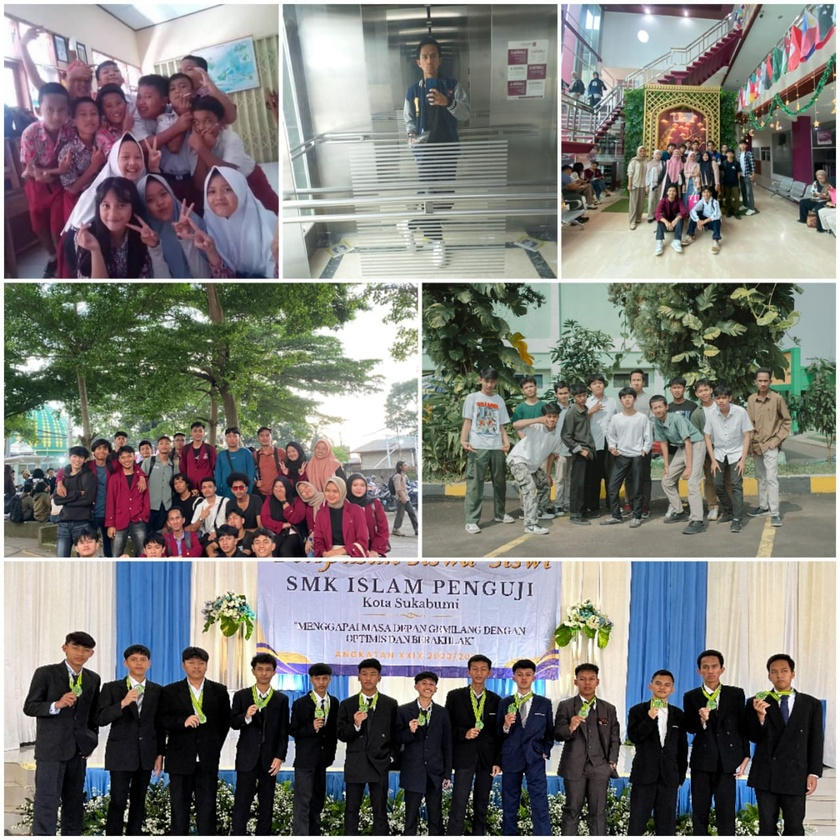
#> input picture petemuan 6/Foto.jpg, 840 x 840 px, shrunk from 1280 x 1280 before the run
$ python flip.py
#> lines starting #> are read from the running program, lines starting #| are printed output that depends on the picture
import cv2
import matplotlib.pyplot as plt

# Membaca gambar
img = cv2.imread("Foto.jpg")
#> img is the input picture: shape (840, 840, 3); mean B, G, R 121, 124.4, 124.7

# Periksa apakah gambar berhasil dimuat
if img is None:
    print("Error: Gambar 'Foto.jpg' tidak ditemukan atau gagal dimuat.")
else:
    img = cv2.cvtColor(img, cv2.COLOR_BGR2RGB)

    # 1. Horizontal Flip (flipCode = 1)
    # Mencerminkan gambar secara horizontal (sumbu Y)
    horizontal_flip = cv2.flip(img, 1)
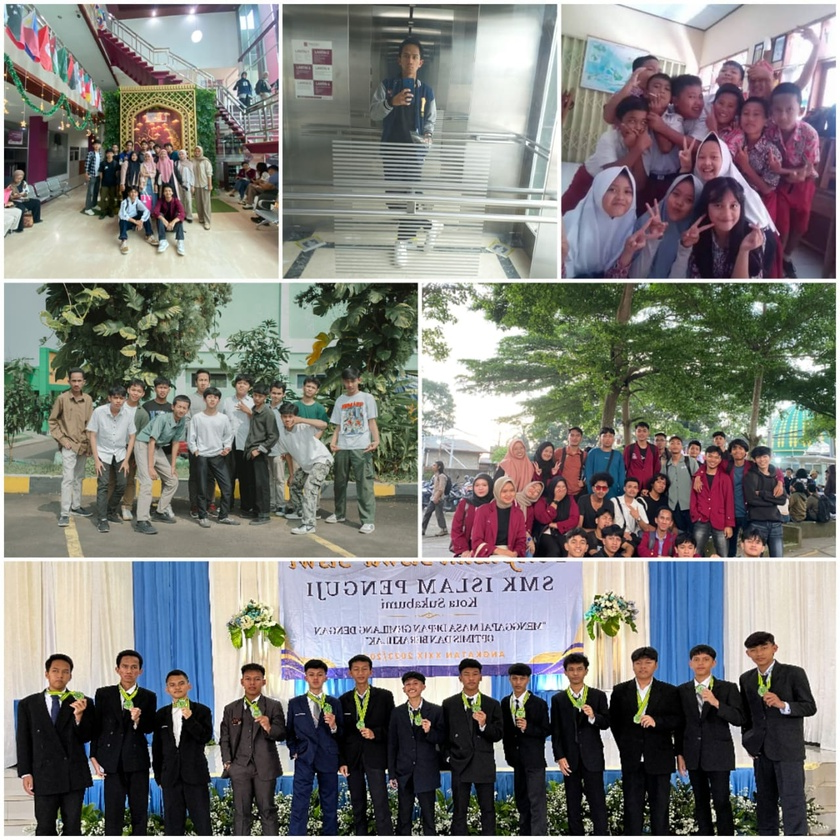
#> horizontal_flip: shape (840, 840, 3); mean R, G, B 124.7, 124.4, 121

    # 2. Vertical Flip (flipCode = 0)
    # Mencerminkan gambar secara vertikal (sumbu X)
    vertical_flip = cv2.flip(img, 0)
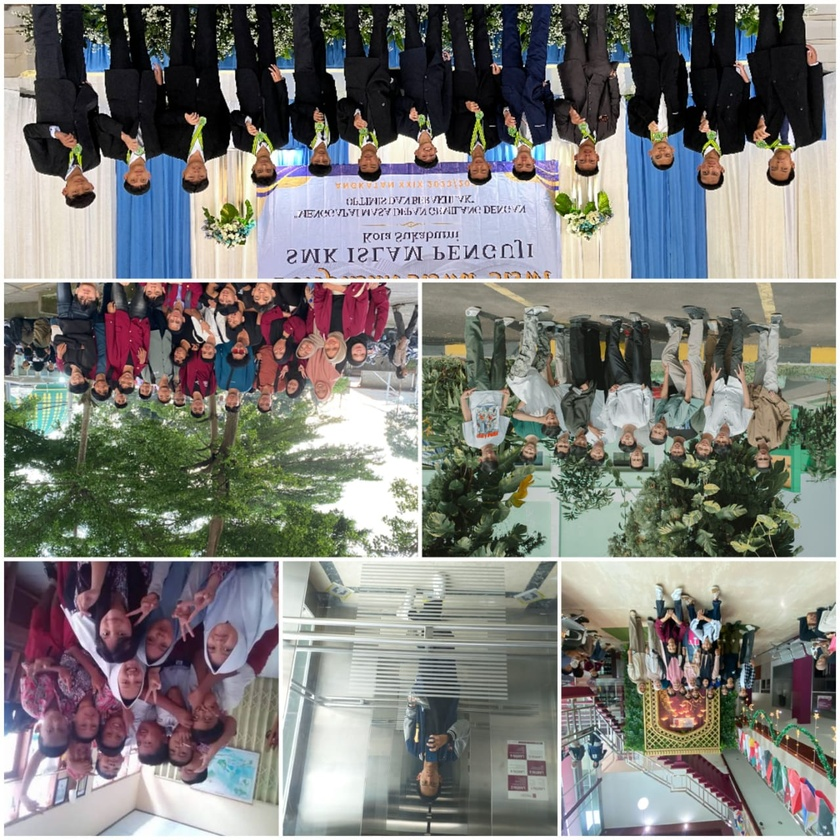
#> vertical_flip: shape (840, 840, 3); mean R, G, B 124.7, 124.4, 121

    # Menampilkan informasi ukuran di console
    print("Ukuran gambar asli:", img.shape)
#| Ukuran gambar asli: (840, 840, 3)

    # Menampilkan gambar perbandingan (1 baris, 3 kolom)
    plt.figure(figsize=(15, 5))

    # Gambar Asli
    plt.subplot(1, 3, 1)
    plt.imshow(img)
    plt.title("Gambar Asli")
    plt.axis("off")

    # Gambar Horizontal Flip
    plt.subplot(1, 3, 2)
    plt.imshow(horizontal_flip)
    plt.title("Horizontal Flip (flipCode = 1)")
    plt.axis("off")

    # Gambar Vertical Flip
    plt.subplot(1, 3, 3)
    plt.imshow(vertical_flip)
    plt.title("Vertical Flip (flipCode = 0)")
    plt.axis("off")

    plt.tight_layout()
    plt.show()
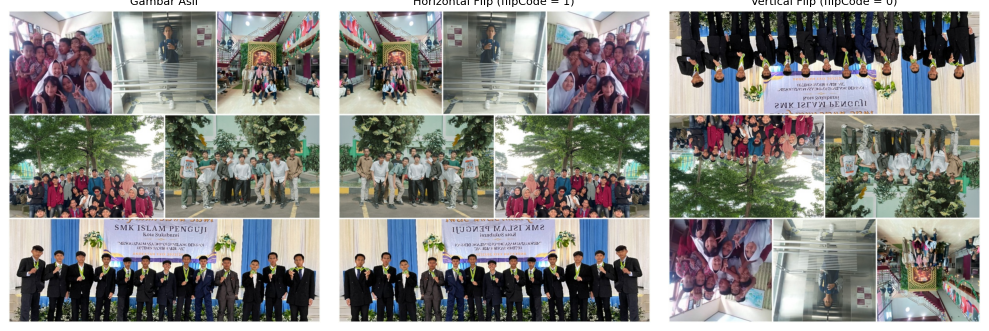
#> figure drawn by matplotlib, 3 panels
